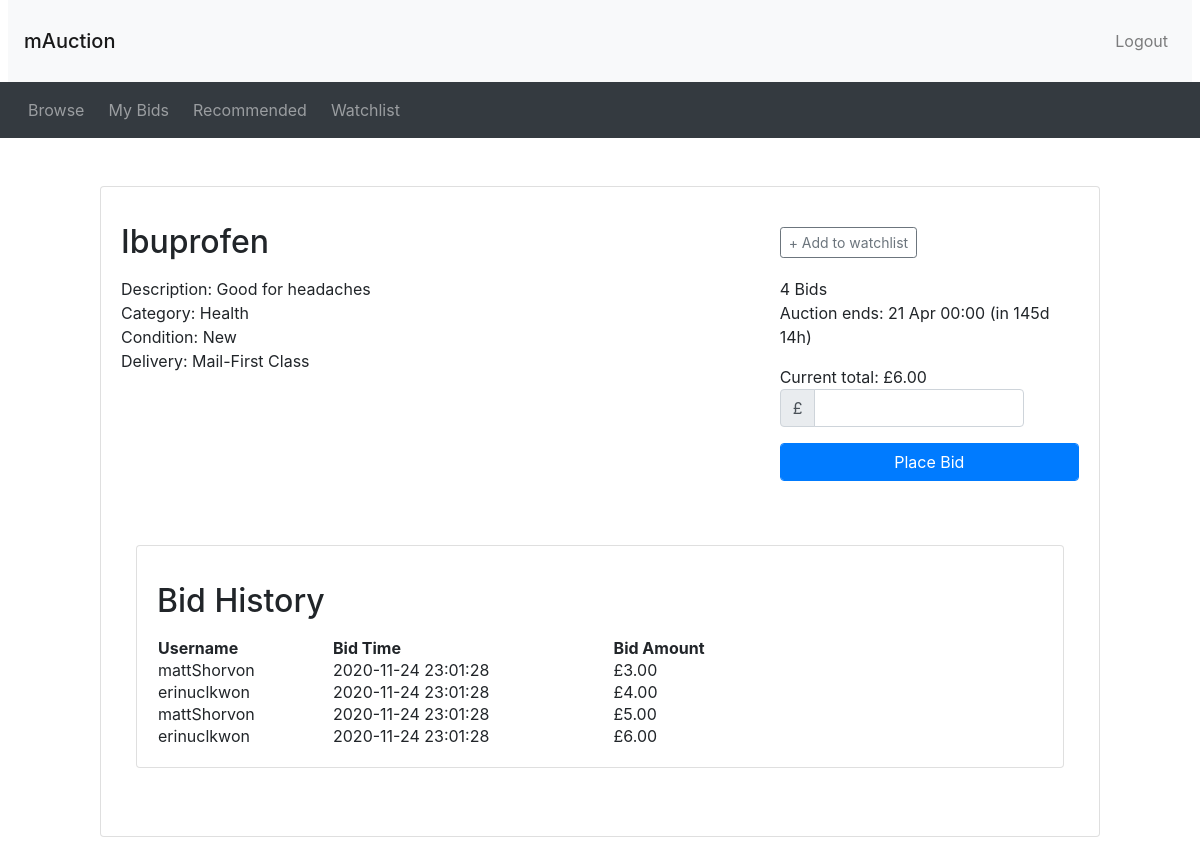
/listing.php?item_id=1 (signed in), run on the app's committed database.
### tables this page shows
CREATE TABLE Auction (
saleItemID INT NOT NULL AUTO_INCREMENT,
itemName VARCHAR(200) NOT NULL,
userName VARCHAR(45) NOT NULL, 
category VARCHAR(100) NOT NULL,
startPrice DECIMAL NOT NULL,
description VARCHAR(300) NOT NULL, 
reservePrice DECIMAL NULL, 
endDate DATETIME NOT NULL, 
delivery VARCHAR(20) NOT NULL, 
itemCondition VARCHAR(30) NOT NULL, 
PRIMARY KEY (saleItemID));

CREATE TABLE Bid (
bidID INT NOT NULL AUTO_INCREMENT,
userName VARCHAR(45) NOT NULL,
bidTime DATETIME NOT NULL DEFAULT CURRENT_TIMESTAMP,
saleItemID INT NOT NULL,
bidAmount DECIMAL NOT NULL,
PRIMARY KEY (bidID));

### utilities.php (called while the page is built, shortened)
<?php
function display_time_remaining($interval)
{
  if ($interval->days == 0 && $interval->h == 0) {
    $time_remaining = $interval->format('%im %Ss');
  } else if ($interval->days == 0) {
    $time_remaining = $interval->format('%hh %im');
  } else {
    $time_remaining = $interval->format('%ad %hh');
  }
  return $time_remaining;
}
?>

### listing.php (the view, shortened to what this page needs)
<?php include("connection.php") ?>
<?php include_once("header.php") ?>
<?php require("utilities.php") ?>
<?php
$item_id = $_GET['item_id'];
$query = "SELECT Auction.*, MAX(bidAmount), COUNT(bidID)
	  FROM Auction, Bid where Auction.saleItemID=$item_id and Bid.saleItemID=$item_id";
$result = mysqli_query($connection, $query) or die('Error making select bid and auction query' . mysqli_error($connection));
while ($row = mysqli_fetch_assoc($result)) {
  $item_id = $row['saleItemID'];
  $itemName = $row['itemName'];
  $description = $row['description'];
  $reservePrice = $row['reservePrice'];
  $category = $row['category'];
  $condition = $row['itemCondition'];
  $delivery = $row['delivery'];
  $startPrice = $row['startPrice'];
  $endDate = $row['endDate'];
  $current_price = $row['MAX(bidAmount)'];
  $num_bids = $row['COUNT(bidID)'];
}
$end_time = new DateTime($endDate);
$commission = (0.05 * $current_price);
$finalPrice = ($current_price - $commission);
$now = new DateTime("now");
if ($now < $end_time) {
  $time_to_end = date_diff($now, $end_time);
  $time_remaining = ' (in ' . display_time_remaining($time_to_end) . ')';
}
$has_session = "";
?>
<?php if (isset($_SESSION['logged_in']) && $_SESSION['logged_in'] == true) : ?>
  <?php
  if (isset($_SESSION['logged_in']) && $_SESSION['logged_in'] == true) {
    $watching = false;
    $has_session = true;
  }
  ?>
  <div class="container my-5">
    <div style="max-width: 1000px; margin: 10px auto">
      <div class="card">
        <div class="card-body">
          <div class="row">
            <div class="col-sm-8">
              <h2 class="my-3"><?php echo ($itemName); ?></h2>
            </div>
            <div class="col-sm-4 align-self-center">
              <?php
              if ($now < $end_time) :
              ?>
                <div id="watch_nowatch" <?php if ($has_session && $watching) echo ('style="display: none"'); ?>>
                  <button type="button" class="btn btn-outline-secondary btn-sm" onclick="addToWatchlist()">+ Add to watchlist</button>
                </div>
              <?php endif ?>
            </div>
          </div>
          <div class="row">
            <div class="col-sm-8">
              <div class="itemDescription">
                Description: <?php echo ($description); ?>
              </div>
              <div class="itemcategory">
                Category: <?php echo ($category); ?>
              </div>
              <div class="itemcondition">
                Condition: <?php echo ($condition); ?>
              </div>
              <div class="itemdelivery">
                Delivery: <?php echo ($delivery); ?>
              </div>
            </div>
            <div class="col-sm-4">
              <?php if ($num_bids == 1) {
                echo $num_bids, ' Bid';
              } else {
                echo $num_bids, ' Bids';
              } ?>
              <p>
                <?php if ($now > $end_time) : ?>
                  This auction ended on: <?php echo (date_format($end_time, 'j M H:i')) ?></p>
              <div>
                <?php if ($current_price < $reservePrice || $current_price == 0) {  ?>
                  This item was not sold
                <?php } else { ?>
                  The winning bid was: £<?php echo number_format($current_price, 2) ?>
                  <div>
                    We take 0.05% commission, which works out to £<?php echo number_format($commission, 2) ?> on this item
                    <div>
                      So, the seller receives: £<?php echo number_format($finalPrice, 2) ?>
                    <?php }
                    ?>
                    </div>
                  <?php else : ?>
                    Auction ends: <?php echo (date_format($end_time, 'j M H:i') . $time_remaining) ?>
                    <div>
                      <?php if ($current_price != 0) { ?>
                        Current total: £<?php echo number_format($current_price, 2) ?>
                      <?php } else { ?>
                        The start price is: £<?php echo number_format($startPrice, 2) ?>
                      <?php }
                      ?>
                    </div>
                    <form method="POST" action="place_bid_result.php?item_id=<?= $item_id ?>&startPrice=<?= $startPrice?>">
                      <div class="form-group row">
                        <div class="col-sm-10">
                          <div class="input-group">
                            <div class="input-group-prepend">
                              <span class="input-group-text">£</span>
                            </div>
                            <input type="number" class="form-control" name="bidAmount" id="bidAmount">
                          </div>
                        </div>
                      </div>
                      <button type="submit" name="submit" class="btn btn-primary form-control">Place Bid</button>
                    </form>
                  <?php endif ?>
                <?php endif ?>
                  </div>
              </div>
              <?php include_once("footer.php") ?>
              <?php if ($now < $end_time) : ?>
                <div class="container my-5">
                  <div style="max-width: 1000px; margin: 10px auto">
                    <div class="card">
                      <div class="card-body">
                        <div class="bidhistory">
                          <div class="row">
                            <div class="col-sm-8">
                              <h2 class="my-3">Bid History</h2>
                            </div>
                          </div>
                          <?php
                          $query = "SELECT * FROM Bid WHERE saleItemID=$item_id";
                          $result = mysqli_query($connection, $query) or die('Error making select users query' . mysqli_error($connection));
                          echo '<table style="width:70%">
      <th>Username</th>
      <th>Bid Time</th>
      <th>Bid Amount</th>';
                          while ($row = mysqli_fetch_assoc($result)) {
                            $userName = $row["userName"];
                            $bidTime = $row["bidTime"];
                            $bidAmount = $row["bidAmount"];
                            echo '<tr>
        <td>' . $userName . ' </td>
        <td>' . $bidTime . ' </td>
        <td>£' . number_format($bidAmount, 2) . ' </td>
        </tr>';
                          }
                          ?>
                        </div>
                      </div>
                    </div>
                  </div>
                </div>
              <?php endif; ?>

### data on the page
auction: itemName "Ibuprofen", description "Good for headaches", category "Health", itemCondition "New", delivery "Mail-First Class", endDate "21 Apr 00:00", endDate "(in 145d 14h)"
bid: userName "mattShorvon", bidTime "2020-11-24 23:01:28", bidAmount "3.00"
bid: userName "erinuclkwon", bidTime "2020-11-24 23:01:28", bidAmount "4.00"
bid: userName "mattShorvon", bidTime "2020-11-24 23:01:28", bidAmount "5.00"
bid: userName "erinuclkwon", bidTime "2020-11-24 23:01:28", bidAmount "6.00"

### other printed values
$num_bids "4"
$current_price "6.00"
